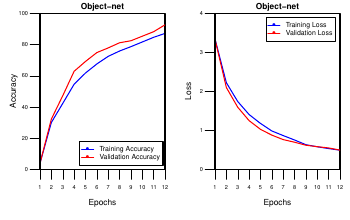

Generate this figure with R:
library(extrafont);
loadfonts();
path<-getwd();

# Train and validation accuracy
train_acc <-c(4.0,30.1,42.3,54.6,61.8,67.6,72.5,75.9,78.7,81.7,84.7,87.2)
val_acc <-c(3.9,32.3,47.2,62.9,69.2,74.9,77.9,81.2,82.5,85.4,88.3,92.7)

# Train and validation loss
train_loss <-c(3.347,2.224,1.742,1.408,1.1798,0.98703,0.8687,0.7552,0.6347,0.5813,0.5345,0.4935)
val_loss <- c(3.339,2.1006,1.5959,1.2513,1.0288,0.88,0.7654,0.6983,0.6212,0.5836,0.5516,0.4953)

range_value=seq(1,12)

pdf("one_to_one.pdf", height=2.2, width=3.5,family="Helvetica");

plot_colors <- c("blue","red");

par(mfrow=c(1,2),oma=c(0,0,0,0),mar=c(2.5,2,0.7,0.5))

#Train and validation accuracy
plot(train_acc, type="l", col = plot_colors[1], lwd=1, xlab = "", ylab = "",ylim=c(0,100), main = "Object-net",cex.main=0.5,xaxs="i", yaxs="i",axes=FALSE, frame.plot=TRUE)
lines( val_acc, col = plot_colors[2], lwd=1)

axis(side=1, at=seq(1,12),labels=range_value , lwd.ticks=0.3,cex.axis=0.35,mgp=c(3, 0.2, 0))
axis(side=2,  lwd.ticks=0.3,cex.axis=0.35,mgp=c(3, 0.6, 0),las=1)
title(ylab="Accuracy", line=1, cex.lab=0.5, family="Helvetica")
title(xlab="Epochs", line=1, cex.lab=0.5, family="Helvetica")
legend(4.5,18,c("Training Accuracy","Validation Accuracy"), lwd=c(1,1), col=plot_colors, y.intersp=1,pch=16,cex = 0.4)

# Train and validation loss
plot(train_loss, type="l", col = plot_colors[1], lwd=1, xlab = "", ylab = "",ylim=c(0,4), main = "Object-net",cex.main=0.5,xaxs="i", yaxs="i",axes=FALSE, frame.plot=TRUE)
lines( val_loss, col = plot_colors[2], lwd=1)

axis(side=1, at=seq(1,12),labels=range_value , lwd.ticks=0.3,cex.axis=0.35,mgp=c(3, 0.2, 0))
axis(side=2,  lwd.ticks=0.3,cex.axis=0.35,mgp=c(3, 0.6, 0),las=1)
title(ylab="Loss", line=1, cex.lab=0.5, family="Helvetica")
title(xlab="Epochs", line=1, cex.lab=0.5, family="Helvetica")
legend(5.5,3.9,c("Training Loss","Validation Loss"), lwd=c(1,1), col=plot_colors, y.intersp=1,pch=16,cex = 0.4)



dev.off()
